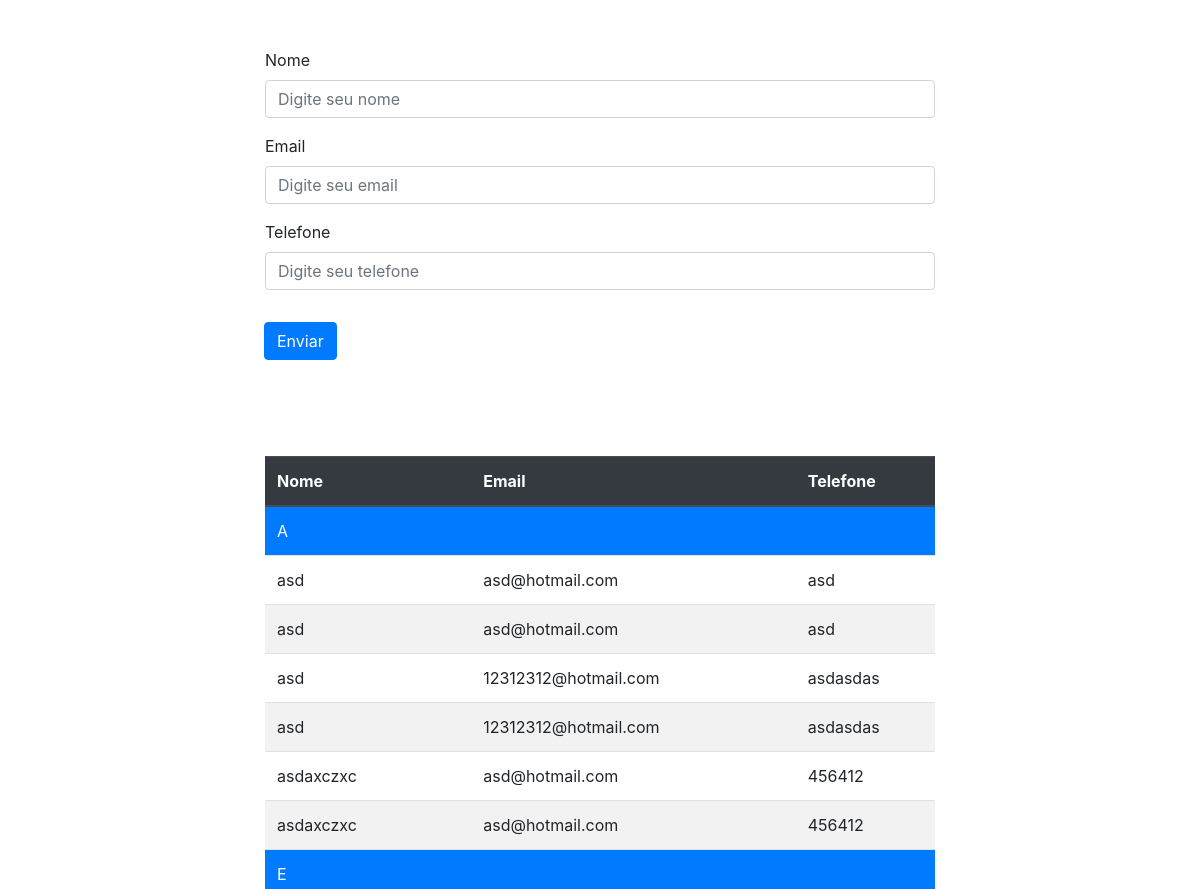
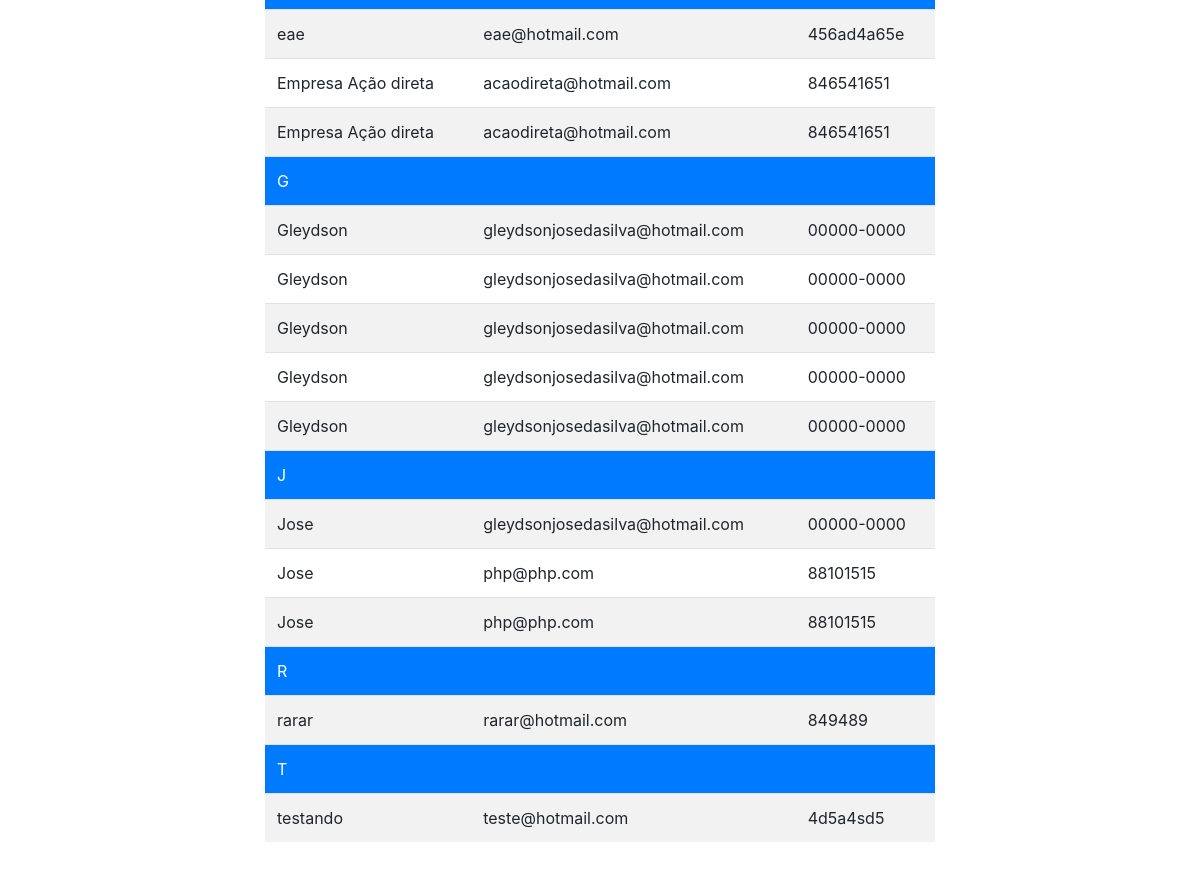
The page / on the database its author committed (2 pictures, top to bottom).
### tables this page shows
CREATE TABLE `cadastros` (
  `nome` varchar(100) DEFAULT NULL,
  `email` varchar(100) DEFAULT NULL,
  `telefone` varchar(50) DEFAULT NULL
);

### bdClass.php (called while the page is built, shortened)
<?php
class BancoDeDados {
  private $conMysqli;
  public function __construct($host, $usuario, $senha, $nomeDoBancoDeDados) {
    $this->conMysqli = new mysqli($host, $usuario, $senha, $nomeDoBancoDeDados);
  }
  public function mostrarDados() {
    $sql = $this->conMysqli->query('SELECT * FROM cadastros ORDER BY nome');
    return $sql->fetch_all(MYSQLI_ASSOC);
  }
}

### index.php (the view, shortened to what this page needs)
<?php
  include 'bdClass.php';
  $con = new BancoDeDados('localhost', 'acaodire_teste', 'teste123@php', 'acaodire_teste');
?>
<!DOCTYPE html>
<html lang="en">
<head>
  <link rel="stylesheet" href="https://stackpath.bootstrapcdn.com/bootstrap/4.4.1/css/bootstrap.min.css">
</head>
<body>
  <div class="container-fluid">
    <div class="row">
      <div class="col-7 mx-auto my-5">
        <form method="post">
          <div class="form-row">
            <div class="col-12 mb-3">
              <label for="nome">Nome</label>
              <input type="text" class="form-control" id="nome" name="nome" placeholder="Digite seu nome" required>
            </div>
            <div class="col-12 mb-3">
              <label for="email">Email</label>
              <input type="email" class="form-control" id="email" name="email" placeholder="Digite seu email" required>
            </div>
            <div class="col-12 mb-3">
              <label for="telefone">Telefone</label>
              <input type="text" class="form-control" id="telefone" name="telefone" placeholder="Digite seu telefone" required>
            </div>
            <button type="submit" name="enviar" class="btn btn-primary ml-1 mt-3">Enviar</button>
          </div>
        </form>
      </div>
      <div class="col-7 mx-auto my-5">
        <table class="table table-striped">
          <thead class="thead-dark">
            <tr>
              <th scope="col">Nome</th>
              <th scope="col">Email</th>
              <th scope="col">Telefone</th>
            </tr>
          </thead>
          <tbody>
            <?php
              $letraAtualQtd = 0;
              foreach($con->mostrarDados() as $dados) {
                if(isset($letraAtual) && strtoupper($dados['nome'][0]) !== $letraAtual) {
                  $letraAtualQtd = 0;
                }
                if($letraAtualQtd === 0) {
                  $letraAtual = strtoupper($dados['nome'][0]);
                  $letraAtualQtd++;
                  print <<<MOSTRARDADOSLETRA
                    <tr class="bg-primary text-white">
                      <td colspan="3">$letraAtual</th>
                    </tr>
                  MOSTRARDADOSLETRA;
                }
                print <<<MOSTRARDADOS
                <tr>
                  <td>$dados[nome]</td>
                  <td>$dados[email]</td>
                  <td>$dados[telefone]</td>
                </tr>
                MOSTRARDADOS;
              }
            ?>
          </tbody>
        </table>
      </div>
    </div>
  </div>
</body>
</html>

### rows shown on the page
cadastros: nome "A", nome "asd", email "asd@hotmail.com", telefone "asd"
cadastros: nome "asd", email "asd@hotmail.com", telefone "asd"
cadastros: nome "asd", email "12312312@hotmail.com", telefone "asdasdas"
cadastros: nome "asd", email "12312312@hotmail.com", telefone "asdasdas"
cadastros: nome "asdaxczxc", email "asd@hotmail.com", telefone "456412"
cadastros: nome "asdaxczxc", email "asd@hotmail.com", telefone "456412"
cadastros: nome "E", nome "eae", email "eae@hotmail.com", telefone "456ad4a65e"
cadastros: nome "Empresa Ação direta", email "acaodireta@hotmail.com", telefone "846541651"
cadastros: nome "Empresa Ação direta", email "acaodireta@hotmail.com", telefone "846541651"
cadastros: nome "G", nome "Gleydson", email "gleydsonjosedasilva@hotmail.com", telefone "00000-0000"
cadastros: nome "Gleydson", email "gleydsonjosedasilva@hotmail.com", telefone "00000-0000"
cadastros: nome "Gleydson", email "gleydsonjosedasilva@hotmail.com", telefone "00000-0000"
cadastros: nome "Gleydson", email "gleydsonjosedasilva@hotmail.com", telefone "00000-0000"
cadastros: nome "Gleydson", email "gleydsonjosedasilva@hotmail.com", telefone "00000-0000"
cadastros: nome "J", nome "Jose", email "gleydsonjosedasilva@hotmail.com", telefone "00000-0000"
cadastros: nome "Jose", email "php@php.com", telefone "88101515"
cadastros: nome "Jose", email "php@php.com", telefone "88101515"
cadastros: nome "R", nome "rarar", email "rarar@hotmail.com", telefone "849489"
cadastros: nome "T", nome "testando", email "teste@hotmail.com", telefone "4d5a4sd5"
